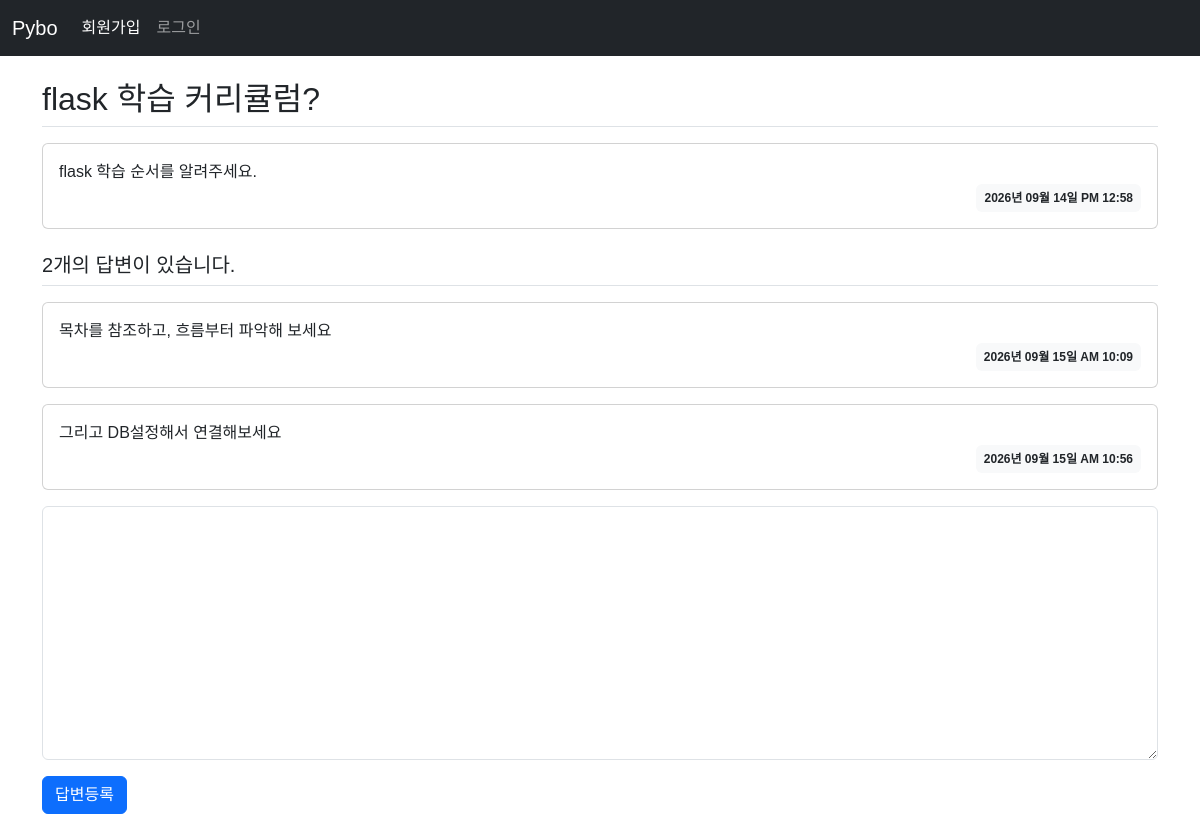
Screenshot of /question/detail/3 with the database file from the repository.
### pybo/models.py (models this page shows)
class Question(db.Model):
    id = db.Column(db.Integer, primary_key=True)
    subject = db.Column(db.String(200), nullable=False)
    content = db.Column(db.Text, nullable=False)
    create_date = db.Column(db.DateTime, nullable=False)

class Answer(db.Model):
    id = db.Column(db.Integer, primary_key=True)
    question_id = db.Column(db.Integer, db.ForeignKey('question.id', ondelete='CASCADE'))
    question = db.relationship(Question, backref=db.backref('answer_set'))
    content = db.Column(db.Text, nullable=False)
    create_date = db.Column(db.DateTime, nullable=False)

### pybo/views/question_views.py (the view)
@bp.route('/detail/<int:question_id>')
def detail(question_id):
    form = AnswerForm() # 질문 상세 탬플릿에 폼 추가
    question = Question.query.get_or_404(question_id)
    return render_template('question/question_detail.html', question=question, form=form)

### pybo/forms.py
class AnswerForm(FlaskForm):
    content = TextAreaField('내용', validators=[DataRequired('내용은 필수 입력 항목입니다.')])
    submit = SubmitField('답변등록')

### pybo/filter.py (called while the page is built)
def format_datetime(value, fmt:str='%Y년 %m월 %d일 %p %I:%M'):
    return value.strftime(fmt)

### pybo/templates/question/question_detail.html (shortened to what this page needs)
{% extends 'base.html' %}
{% block content %}
<div class="container my-3">
    <h2 class="border-bottom py-2">{{ question.subject }}</h2>
    <div class="card my-3">
        <div class="card-body">
            <div class="card-text" style="white-space: pre-line;">{{ question.content }}</div>
            <div class="d-flex justify-content-end">
                <div class="badge bg-light text-dark p-2">
                    {{ question.create_date | datetime }}
                </div>
            </div>
        </div>
    </div>
    <h5 class="border-bottom my-3 py-2">{{ question.answer_set|length }}개의 답변이 있습니다.</h5>
    {% for answer in question.answer_set %}
    <div class="card my-3">
        <div class="card-body">
            <div class="card-text" style="white-space: pre-line;">{{ answer.content }}</div>
            <div class="d-flex justify-content-end">
                <div class="badge bg-light text-dark p-2">
                    {{ answer.create_date | datetime }}
                </div>
            </div>
        </div>
    </div>
    {% endfor %}
    <form action="{{ url_for('answer.create', question_id=question.id) }}" method="post" class="my-3" novalidate>
        <div class="mb-3">
            {{ form.content(class='form-control', rows=10) }}
        </div>
        {{ form.submit(class="btn btn-primary") }}
    </form>
</div>
{% endblock %}

### pybo/static/style.css (style rules this page uses)
body { font-family: "Noto Sans KR", sans-serif; font-weight: 400; }

### rows the page displays
Question: subject "flask 학습 커리큘럼?", content "flask 학습 순서를 알려주세요.", create_date "2026년 09월 14일 PM 12:58"
Answer: content "목차를 참조하고, 흐름부터 파악해 보세요", create_date "2026년 09월 15일 AM 10:09"
Answer: content "그리고 DB설정해서 연결해보세요", create_date "2026년 09월 15일 AM 10:56"

### other values shown
{{ question.answer_set|length }} "2"
